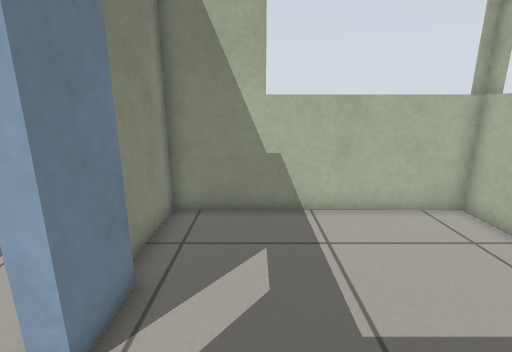
View 1 (above)

16 first-person views from a walk through a Gazebo world. The camera is 0.91 m above the floor, tilts 14° down and sees 85° across. The floor is counted in squares, 0.25 m on a side. Each view is taken from the middle of a square. On the plan, view 1 faces up. The plan holds only what a view shows up to about 20 squares ahead; the rest is blank. The place goes on beyond the plan. Simple patterns stand in for the simulator's built-in surfaces.

View 2
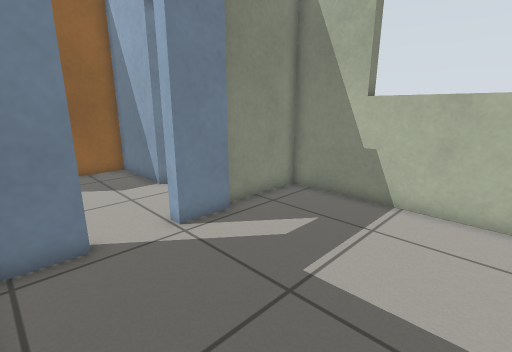

View 3
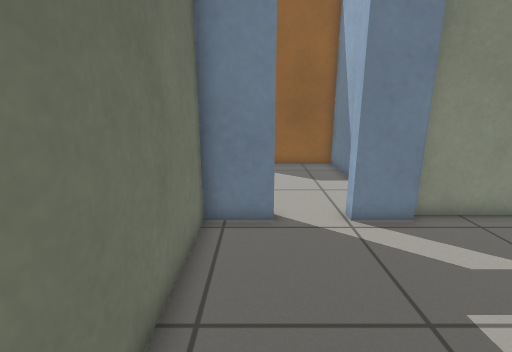

View 4
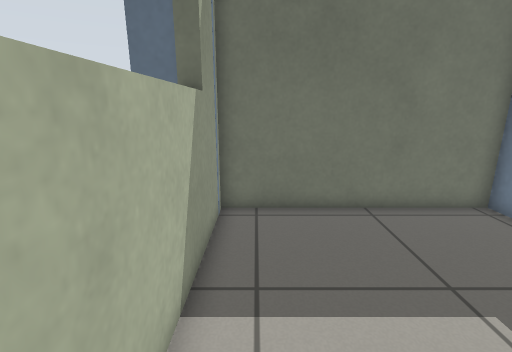

View 5
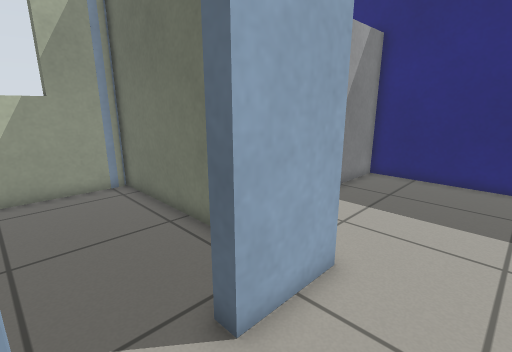

View 6
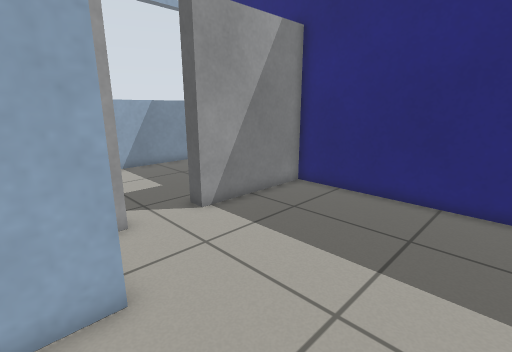

View 7
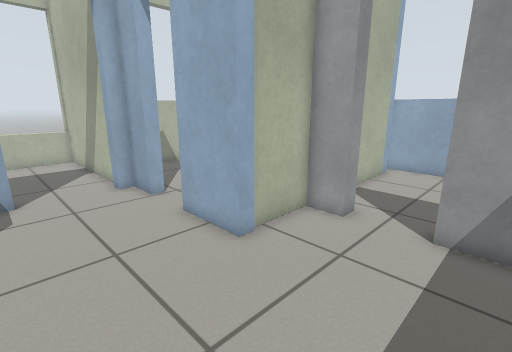

View 8
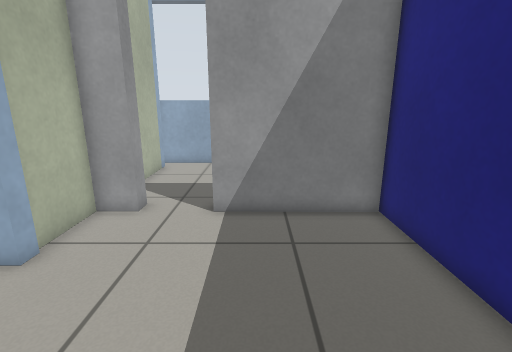

View 9
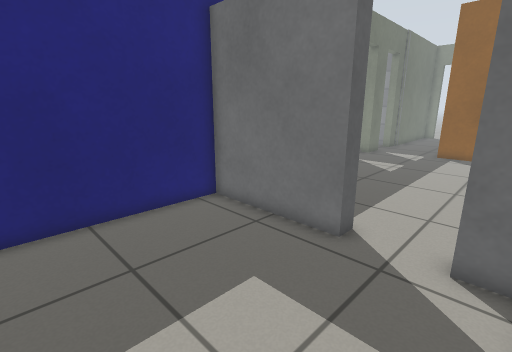

View 10
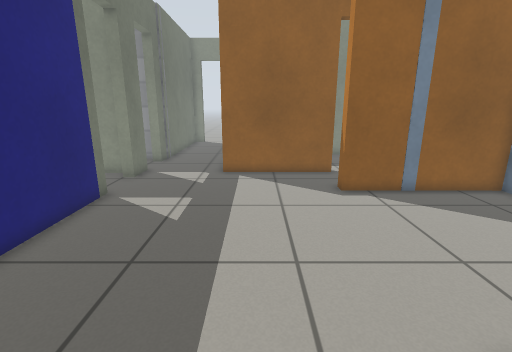

View 11
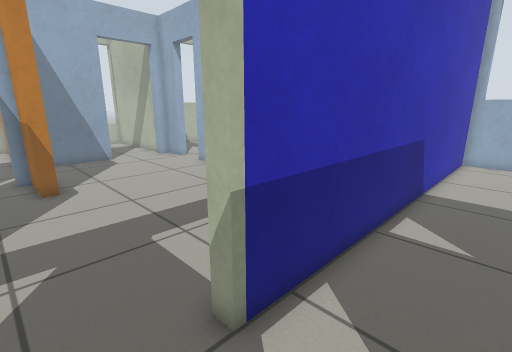

View 12
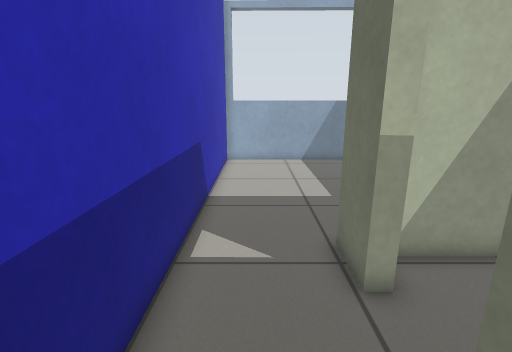

View 13
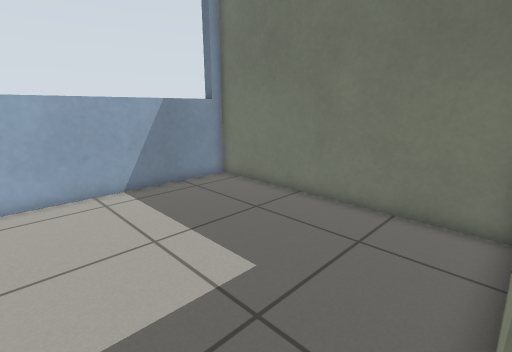

View 14
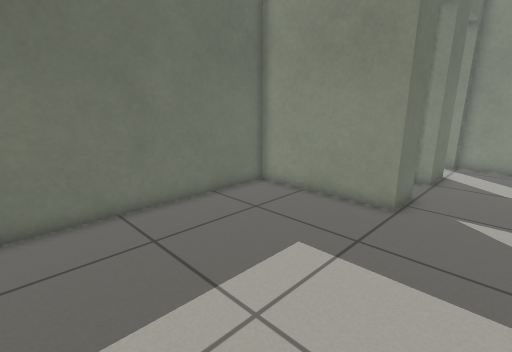

View 15
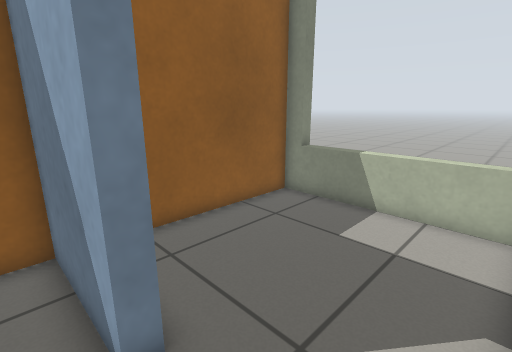

View 16
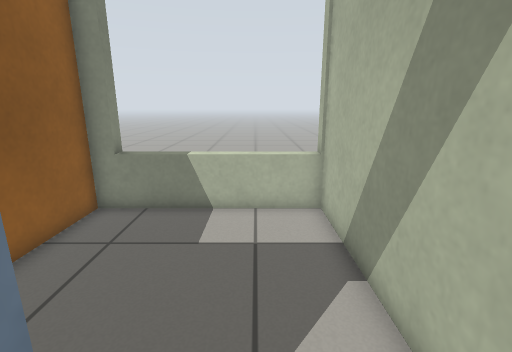

### Floor plan
Ten units are one square. View 1 is at (0, 0); x grows to the right and y downward. Boxes are objects, and circles mark ways between rooms. Rooms are numbered by the first view taken in them; rooms with no view inside come last. Other rooms are left out.
<svg viewBox="-175 -149 261 391">
<path fill="none" stroke="#000" d="M-25 -53 -25 -31M-25 -6 -25 17 73 17 74 -95 -30 -95 -30 -54M3 -102 3 -94M-25 25 -31 25 -31 -6M5 23 -24 23M-115 124 80 124M-31 -31 -31 -49 -38 -49M-74 -49 -119 -49 -119 23 -125 23 -125 -4M-155 16 -155 79M-162 124 -143 124M81 23 44 23M-71 172 -51 172 -51 237 73 237 74 130 -115 130M-122 172 -98 172M-152 134 -152 172M-35 -137 -118 -137 -118 -73M-36 -61 -36 -144"/>
<rect x="-5" y="65" width="20" height="60" fill="#bbb"><title>window</title></rect>
<rect x="-5" y="25" width="20" height="20" fill="#bbb"><title>window</title></rect>
<circle cx="-30" cy="-20" r="3" fill="#2a7"/>
<circle cx="-130" cy="130" r="3" fill="#2a7"/>
<circle cx="-55" cy="-50" r="3" fill="#2a7"/>
<text x="20" y="-40">1</text>
<text x="-50" y="60">2</text>
<text x="-10" y="180">3</text>
<text x="-80" y="-100">4</text>
</svg>
Room 1 opens to room 2. Room 2 opens to room 3. Room 2 opens to room 4.

Where each view was taken, in squares from view 1:
view 1: 0 up, 0 right, facing up
view 2: 1 down, 5 right, facing up-left
view 3: 0 up, 6 right, facing left
view 4: 8 up, 6 right, facing down
view 5: 3 up, 6 left, facing down-right
view 6: 1 down, 8 left, facing down-right
view 7: 8 down, 8 left, facing up-right
view 8: 8 down, 9 left, facing right
view 9: 3 down, 8 right, facing down-left
view 10: 6 down, 0 right, facing left
view 11: 16 down, 14 left, facing up-right
view 12: 15 down, 12 left, facing right
view 13: 14 down, 5 left, facing down-right
view 14: 14 down, 5 right, facing down-left
view 15: 4 up, 4 left, facing up-left
view 16: 4 up, 6 left, facing up
